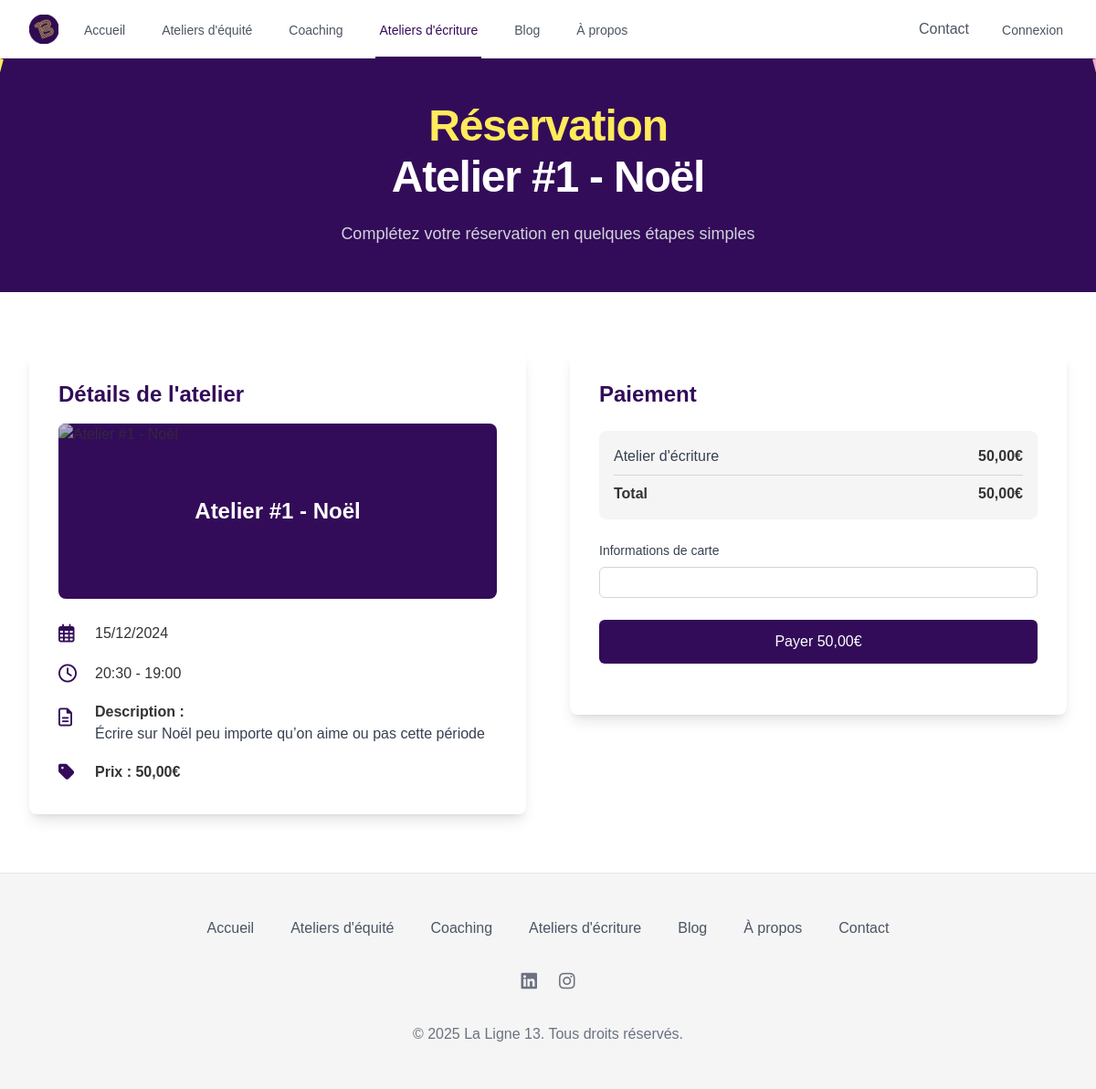
/frontend/reservation_equite.php?id=1, run on the app's committed database.
### tables this page shows
CREATE TABLE `atelier_ecriture` (
  `id` int(11) NOT NULL,
  `titre` varchar(255) NOT NULL,
  `description` text NOT NULL,
  `date` date NOT NULL,
  `heure_debut` time NOT NULL,
  `heure_fin` time NOT NULL
);

### frontend/reservation_equite.php (the view, shortened to what this page needs)
<?php
require("../backend/utils/ConnectToBDD.php");
$atelier_id = $_GET['id'];
$query = "SELECT id, titre, description, date, heure_debut, heure_fin FROM atelier_ecriture WHERE id = :id";
$stmt = $pdo->prepare($query);
$stmt->bindParam(':id', $atelier_id, PDO::PARAM_INT);
$stmt->execute();
$atelier = $stmt->fetch(PDO::FETCH_ASSOC);
?>
<!DOCTYPE html>
<html lang="fr">
<head>
    <script src="https://cdn.tailwindcss.com"></script>
    <link rel="stylesheet" href="https://cdnjs.cloudflare.com/ajax/libs/font-awesome/6.4.0/css/all.min.css">
</head>
<body class="bg-lightgray text-darkgray">
    <nav class="bg-white shadow-sm fixed w-full z-50">
        <div class="max-w-7xl mx-auto px-4 sm:px-6 lg:px-8">
            <div class="flex justify-between h-16">
                <div class="flex">
                    <div class="flex-shrink-0 flex items-center">
                        <img src="../src/img/logo.jpg" alt="Logo Ligne 13" class="h-8 w-auto">
                    </div>
                    <div class="hidden sm:ml-6 sm:flex sm:space-x-8">
                        <a href="index.php" class="border-transparent text-gray-600 hover:text-violet inline-flex items-center px-1 pt-1 border-b-2 border-transparent hover:border-violet text-sm font-medium">
                            Accueil
                        </a>
                        <a href="ateliers.php" class="border-transparent text-gray-600 hover:text-violet inline-flex items-center px-1 pt-1 border-b-2 border-transparent hover:border-violet text-sm font-medium">
                            Ateliers d'équité
                        </a>
                        <a href="coaching.php" class="border-transparent text-gray-600 hover:text-violet inline-flex items-center px-1 pt-1 border-b-2 border-transparent hover:border-violet text-sm font-medium">
                            Coaching
                        </a>
                        <a href="ecriture.php" class="border-violet text-violet inline-flex items-center px-1 pt-1 border-b-2 text-sm font-medium">
                            Ateliers d'écriture
                        </a>
                        <a href="blog.php" class="border-transparent text-gray-600 hover:text-violet inline-flex items-center px-1 pt-1 border-b-2 border-transparent hover:border-violet text-sm font-medium">
                            Blog
                        </a>
                        <a href="about.html" class="border-transparent text-gray-600 hover:text-violet inline-flex items-center px-1 pt-1 border-b-2 border-transparent hover:border-violet text-sm font-medium">
                            À propos
                        </a>
                    </div>
                </div>
                <div class="flex items-center">
                    <div class="hidden sm:flex sm:items-center">
                    <?php if (isset($_SESSION['is_admin']) && $_SESSION['is_admin'] == 1): ?>
                    <a href="admin.php" class="bg-violet text-white block pl-3 pr-4 py-2 border-l-4 text-base font-medium">
                        Administration
                    </a>
                <?php else: ?>
                    <a href="contact.html" class="border-transparent text-gray-600 hover:bg-gray-100 hover:border-violet hover:text-violet block pl-3 pr-4 py-2 border-l-4 text-base font-medium">
                        Contact
                    </a>
                <?php endif; ?>
                        <?php if (isset($_SESSION['user_id'])): ?>
                            <a href="myaccount.php" class="border-transparent text-gray-600 hover:text-violet inline-flex items-center px-1 pt-1 border-b-2 border-transparent hover:border-violet text-sm font-medium ml-4">
                                Mon compte
                            </a>
                        <?php else: ?>
                            <a href="login.php" class="border-transparent text-gray-600 hover:text-violet inline-flex items-center px-1 pt-1 border-b-2 border-transparent hover:border-violet text-sm font-medium ml-4">
                                Connexion
                            </a>
                        <?php endif; ?>
                    </div>
                </div>
            </div>
        </div>
    </nav>
    <div class="hero-pattern bg-violet flex items-center">
        <div class="diagonal-line-left"></div>
        <div class="diagonal-line-right"></div>
        <div class="curved-line-bottom"></div>
        <div class="max-w-7xl mx-auto px-4 sm:px-6 lg:px-8 relative z-10 pt-16">
            <div class="text-center">
                <h1 class="text-3xl font-extrabold tracking-tight text-jaune sm:text-4xl md:text-5xl animate-hidden animate-element">
                    <span class="block">Réservation</span>
                    <span class="block text-white mt-2"><?= htmlspecialchars($atelier['titre']); ?></span>
                </h1>
                <p class="mt-6 max-w-2xl mx-auto text-base text-gray-300 sm:text-lg animate-hidden animate-element animate-delay-100">
                    Complétez votre réservation en quelques étapes simples
                </p>
            </div>
        </div>
    </div>
    <div class="py-16 bg-white">
        <div class="max-w-7xl mx-auto px-4 sm:px-6 lg:px-8">
            <div class="grid grid-cols-1 lg:grid-cols-2 gap-12">
                <div class="animate-hidden animate-element">
                    <div class="bg-white rounded-lg shadow-lg p-8">
                        <h2 class="text-2xl font-bold text-violet mb-4">Détails de l'atelier</h2>
                        <div class="mb-6">
                            <div class="h-48 bg-violet relative rounded-lg overflow-hidden">
                                <img src="../src/img/workshop<?= $atelier['id'] % 5 + 1; ?>.jpg" alt="<?= htmlspecialchars($atelier['titre']); ?>" class="w-full h-full object-cover opacity-70">
                                <div class="absolute inset-0 flex items-center justify-center">
                                    <h3 class="text-2xl font-bold text-white text-center px-4"><?= htmlspecialchars($atelier['titre']); ?></h3>
                                </div>
                            </div>
                        </div>
                        <div class="space-y-4">
                            <div class="flex items-center">
                                <i class="far fa-calendar-alt text-violet text-xl w-8"></i>
                                <span class="ml-2"><?= date("d/m/Y", strtotime($atelier['date'])); ?></span>
                            </div>
                            <div class="flex items-center">
                                <i class="far fa-clock text-violet text-xl w-8"></i>
                                <span class="ml-2"><?= date("H:i", strtotime($atelier['heure_debut'])); ?> - <?= date("H:i", strtotime($atelier['heure_fin'])); ?></span>
                            </div>
                            <div class="flex items-start">
                                <i class="far fa-file-alt text-violet text-xl w-8 mt-1"></i>
                                <div class="ml-2">
                                    <h4 class="font-semibold">Description :</h4>
                                    <p class="text-gray-700"><?= nl2br(htmlspecialchars($atelier['description'])); ?></p>
                                </div>
                            </div>
                            <div class="flex items-center">
                                <i class="fas fa-tag text-violet text-xl w-8"></i>
                                <span class="ml-2 font-semibold">Prix : 50,00€</span>
                            </div>
                        </div>
                    </div>
                </div>
                <div class="animate-hidden animate-element animate-delay-200">
                    <div class="bg-white rounded-lg shadow-lg p-8 payment-card">
                        <h2 class="text-2xl font-bold text-violet mb-6">Paiement</h2>
                        <div class="mb-6">
                            <div class="bg-lightgray p-4 rounded-lg">
                                <div class="flex justify-between items-center">
                                    <span class="text-gray-700">Atelier d'écriture</span>
                                    <span class="font-semibold">50,00€</span>
                                </div>
                                <div class="border-t border-gray-300 my-2"></div>
                                <div class="flex justify-between items-center font-bold">
                                    <span>Total</span>
                                    <span>50,00€</span>
                                </div>
                            </div>
                        </div>
                        <form id="payment-form" class="space-y-6">
                            <div>
                                <label for="card-element" class="block text-sm font-medium text-gray-700 mb-2">
                                    Informations de carte
                                </label>
                                <div id="card-element" class="p-4 border border-gray-300 rounded-md bg-white"></div>
                            </div>
                            <button id="submit" type="submit" class="w-full bg-violet text-white py-3 px-4 rounded-md hover:bg-violet/90 transition-colors flex items-center justify-center">
                                <span id="button-text">Payer 50,00€</span>
                            </button>
                        </form>
                    </div>
                </div>
            </div>
        </div>
    </div>
    <footer class="bg-lightgray border-t border-gray-200">
        <div class="max-w-7xl mx-auto py-12 px-4 overflow-hidden sm:px-6 lg:px-8">
            <nav class="-mx-5 -my-2 flex flex-wrap justify-center" aria-label="Footer">
                <div class="px-5 py-2">
                    <a href="index.php" class="text-base text-gray-600 hover:text-violet">
                        Accueil
                    </a>
                </div>
                <div class="px-5 py-2">
                    <a href="ateliers.php" class="text-base text-gray-600 hover:text-violet">
                        Ateliers d'équité
                    </a>
                </div>
                <div class="px-5 py-2">
                    <a href="coaching.php" class="text-base text-gray-600 hover:text-violet">
                        Coaching
                    </a>
                </div>
                <div class="px-5 py-2">
                    <a href="ecriture.php" class="text-base text-gray-600 hover:text-violet">
                        Ateliers d'écriture
                    </a>
                </div>
                <div class="px-5 py-2">
                    <a href="blog.php" class="text-base text-gray-600 hover:text-violet">
                        Blog
                    </a>
                </div>
                <div class="px-5 py-2">
                    <a href="about.html" class="text-base text-gray-600 hover:text-violet">
                        À propos
                    </a>
                </div>
                <div class="px-5 py-2">
                    <a href="contact.html" class="text-base text-gray-600 hover:text-violet">
                        Contact
                    </a>
                </div>
            </nav>
            <div class="mt-8 flex justify-center space-x-6">
                <a href="https://www.linkedin.com/in/audrey-rebout-9144b7162/" class="text-gray-500 hover:text-violet">
                    <i class="fab fa-linkedin text-xl"></i>
                </a>
                <a href="https://www.instagram.com/la_ligne_13.coaching/" class="text-gray-500 hover:text-violet">
                    <i class="fab fa-instagram text-xl"></i>
                </a>
            </div>
            <p class="mt-8 text-center text-base text-gray-500">
                &copy; 2025 La Ligne 13. Tous droits réservés.
            </p>
        </div>
    </footer>
</body>
</html>

### frontend/reservation_equite.php (style rules this page uses)
body { font-family: 'Arial', sans-serif; }
.hero-pattern { background-color: #1a1a1a; position: relative; overflow: hidden; height: 40vh; min-height: 300px; }
.diagonal-line-left { position: absolute; left: 0; top: 20%; height: 60%; width: 4px; background-color: #ffeb5b; transform: rotate(15deg); transform-origin: top left; }
.diagonal-line-right { position: absolute; right: 0; top: 20%; height: 60%; width: 4px; background-color: #f9a8c9; transform: rotate(-15deg); transform-origin: top right; }
.curved-line-bottom { position: absolute; bottom: -100px; left: -100px; width: 300px; height: 300px; border: 4px solid #ffeb5b; border-top: none; border-right: none; border-radius: 0 0 0 300px; }
.animate-hidden { opacity: 0; transform: translateY(30px); transition: opacity 0.8s ease, transform 0.8s ease; }
.animate-visible { opacity: 1; transform: translateY(0); }
.animate-delay-100 { transition-delay: 0.1s; }
.animate-delay-200 { transition-delay: 0.2s; }
.payment-card { transition: transform 0.3s ease, box-shadow 0.3s ease; }

### data on the page
atelier_ecriture: titre "Atelier #1 - Noël", date "15/12/2024", heure_debut "20:30", heure_fin "19:00", description "Écrire sur Noël peu importe qu’on aime ou pas cette période"
